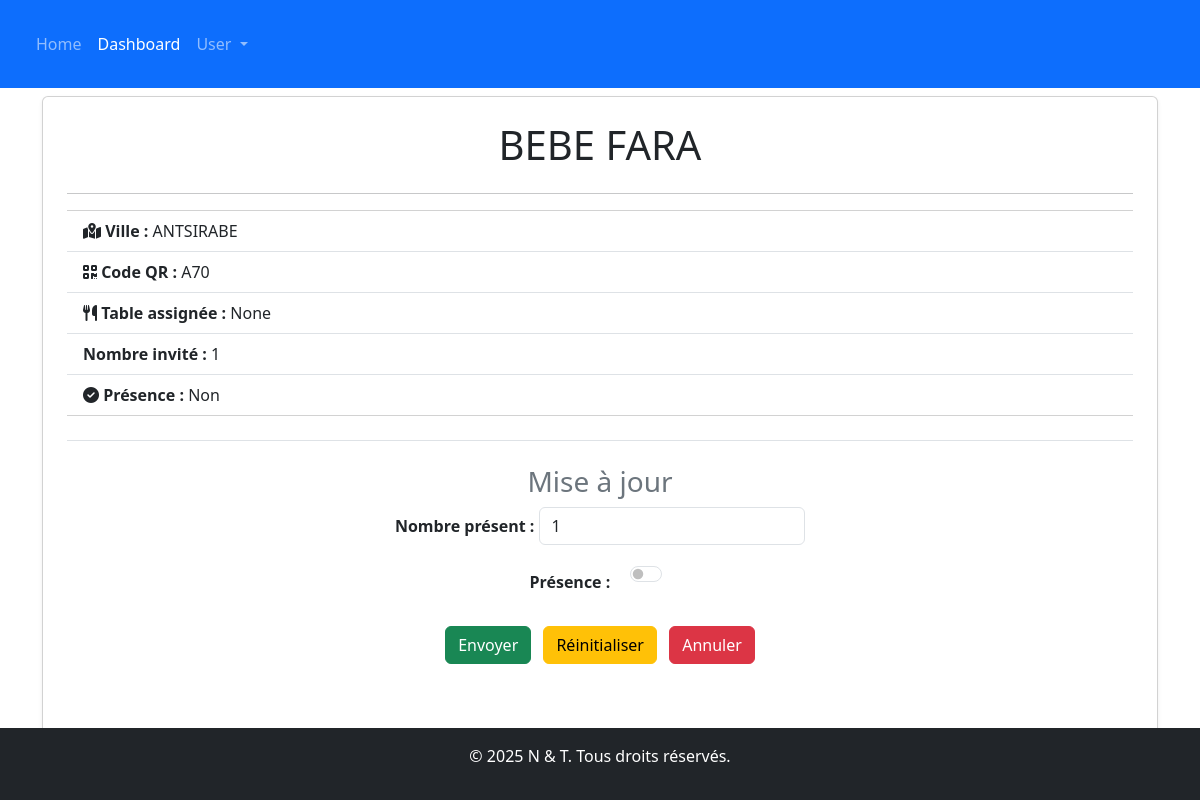
Page /cheking/detail/12/ on the committed database.
### cheking/models.py (models this page shows, shortened)
class Invite(models.Model):
    nom = models.CharField(max_length=100)
    ville = models.ForeignKey(Ville, on_delete=models.CASCADE, null=True, blank=True)
    quartier = models.ForeignKey(Quartier, on_delete=models.CASCADE, null=True, blank=True)
    invitation = models.ForeignKey(QrCode, on_delete=models.CASCADE, related_name='invites')
    nombre = models.IntegerField(default=1)
    est_present = models.BooleanField(default=False)
    attente_de_validation = models.BooleanField(default=False)
    lien_amitie = models.ForeignKey(LienAmitie, on_delete=models.CASCADE, null=True, blank=True)

class Ville(models.Model):
    nom = models.CharField(max_length=100, unique=True)
    def __str__(self):
        return self.nom

class QrCode(models.Model):
    code = models.CharField(max_length=100, unique=True)
    table = models.ForeignKey(Tables, on_delete=models.CASCADE, null=True, blank=True)
    def __str__(self):
        return self.code

### cheking/views.py (the view)
# urls.py: path('detail/<str:code>/', views.detail, name="detail"),
def detail(request, code):
    invite = get_object_or_404(Invite, pk=code)
    return render(request, 'cheking/detail.html', context={"invite":invite})

### cheking/templates/cheking/detail.html (shortened to what this page needs)
{% extends 'base.html' %}
{% load static %}
{% block content %}
    <div class="container mt-2">
        <div class="card p-4 shadow-sm">
            {% if invite %}
            <h1 class="card-title text-center">{{ invite.nom }} {{ invite.prenom }}</h1>
            <hr>
            <ul class="list-group list-group-flush">
                <li class="list-group-item"><strong><i class="fas fa-map-marked-alt"></i> Ville :</strong> {{ invite.ville }}</li>
                <li class="list-group-item"><strong><i class="fas fa-qrcode"></i> Code QR :</strong> {{ invite.invitation }}</li>
                <li class="list-group-item"><strong><i class="fas fa-utensils"></i> Table assignée :</strong> {{ invite.invitation.table|cut:"Table "}}</li>
                <li class="list-group-item"><strong>Nombre invité :</strong> {{ invite.nombre }}</li>
                <li class="list-group-item"><strong><i class="fas fa-check-circle"></i> Présence :</strong> {% if invite.est_present %}Oui{% else %}Non{% endif %}</li>
            </ul>
            <div class="mt-4 pt-4 border-top mb-5">
                <h3 class="text-center text-secondary">Mise à jour</h3>
                <form action="{% url 'cheking:update_invite' code=invite.invitation.code nom=invite.nom %}" method="post">
                    <div class="mb-3 text-center">
                        <label for="nombre_present" class="form-label fw-bold">Nombre présent :</label>
                        <input type="number" name="nombre" value="{{ invite.nombre }}" class="form-control d-inline-block w-25" min="1">
                    </div>
                    <div class="mb-3 text-center">
                        <label for="est_present" class="form-label fw-bold">Présence :</label>
                        <div class="form-check form-switch d-inline-block ms-3">
                            <input class="form-check-input" type="checkbox" role="switch" name="est_present" {% if invite.est_present %}checked{% endif %}>
                        </div>
                    </div>
                    <div class="text-center mt-4 mb-2">
                        <button type="submit" class="btn btn-success me-2">Envoyer</button>
                        <button type="reset" class="btn btn-warning me-2">Réinitialiser</button>
                        <a href="{% url 'cheking:dashboard' %}" class="btn btn-danger">Annuler</a>
                    </div>
                </form>
            </div>
            {% else %}
            <div class="alert alert-warning text-center" role="alert">
                Aucun invité trouvé.
            </div>
            {% endif %}
        </div>
    </div>
{% endblock %}

### rows in the picture
Invite: nom "BEBE FARA", ville "ANTSIRABE", invitation "A70", invitation.table "None", nombre "1"
